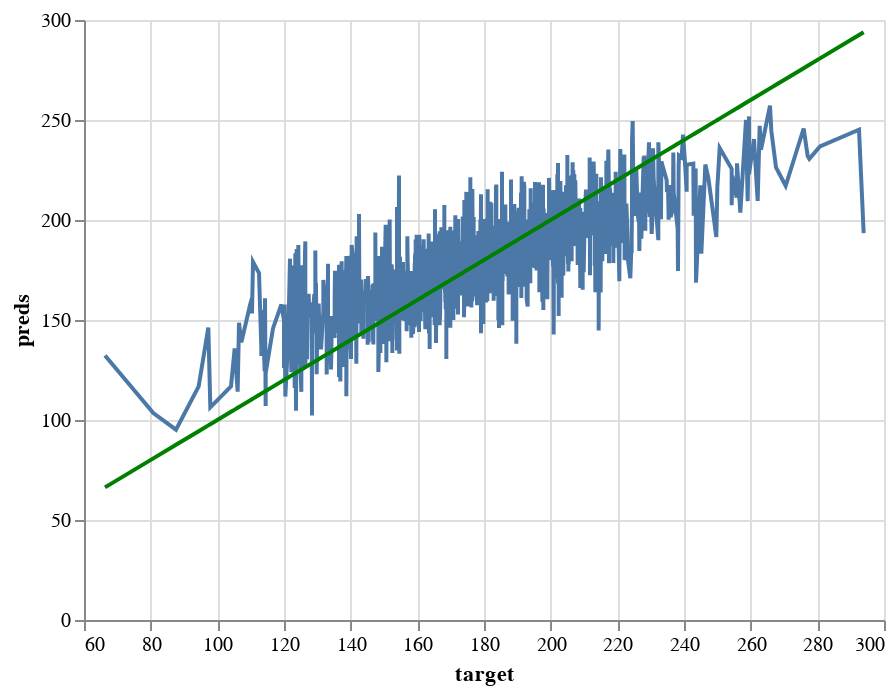

Here is the notebook cell this chart was saved with:
### Code cell
# predictions vs target line charts on the train set
perfect_test_3 = alt.Chart(pd.DataFrame({'target': y_train_3, 'preds': y_train_3})).mark_line(color='green').encode(
    x='target',
    y='preds'
)

pred_chart_test_3 = alt.Chart(pd.DataFrame({'target': y_train_3, 'preds': y_train_preds_3})).mark_line().encode(
    x='target',
    y='preds'
  )

pred_chart_test_3 + perfect_test_3

### Figure 1 — Vega-Lite specification as saved in the notebook (floating-point values rounded to 4 significant figures; data arrays with more than 128 entries replaced by an {"elided": "..."} marker saying what was removed)
{"config": {"view": {"continuousWidth": 400, "continuousHeight": 300}}, "layer": [{"data": {"name": "data-b2474da1d77474d66598dba9e1d58611"}, "mark": "line", "encoding": {"x": {"field": "target", "type": "quantitative"}, "y": {"field": "preds", "type": "quantitative"}}}, {"data": {"name": "data-bf78e41ea337c5e97d8b2ba65c1ec9dc"}, "mark": {"type": "line", "color": "green"}, "encoding": {"x": {"field": "target", "type": "quantitative"}, "y": {"field": "preds", "type": "quantitative"}}}], "$schema": "https://vega.github.io/schema/vega-lite/v4.17.0.json", "datasets": {"data-b2474da1d77474d66598dba9e1d58611": {"elided": "1926 records"}, "data-bf78e41ea337c5e97d8b2ba65c1ec9dc": {"elided": "1926 records"}}}
